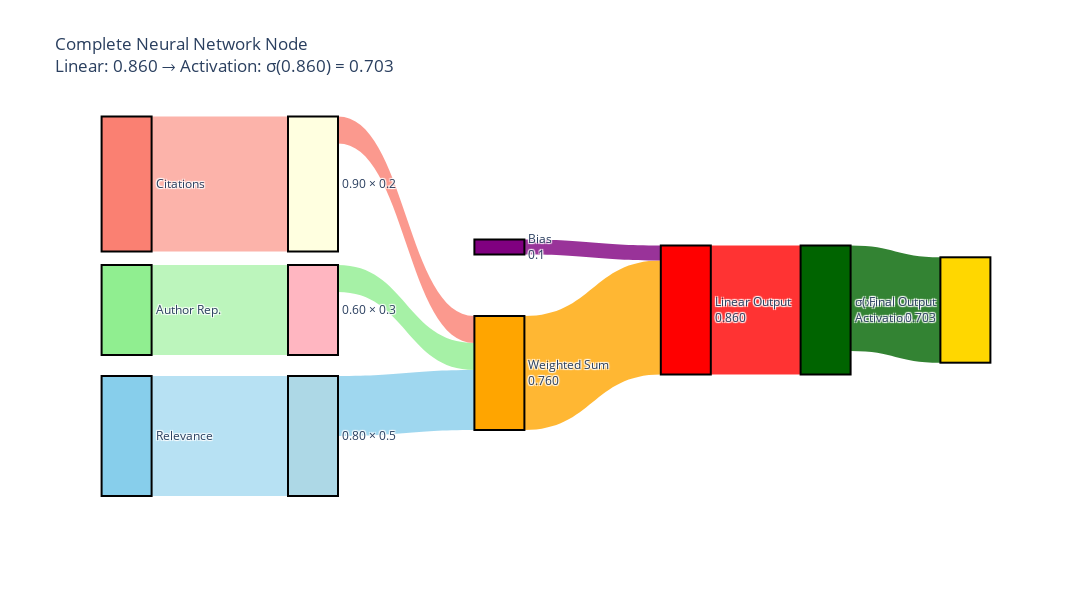

The notebook cell this image was saved under:
### Markdown cell above
### Lets make a neuron deciding whether to recommend a research paper

### Code cell
# SKIP THIS CODE BLOCK - Visualization only, no need to read or understand


import plotly.graph_objects as go
import plotly.express as px

# Your data (replace with your actual values)
inputs = [0.8, 0.6, 0.9]  # Relevance, Author Rep., Citations
weights = [0.5, 0.3, 0.2]  # Corresponding weights
bias = 0.1  # Bias term
categories = ['Relevance', 'Author Rep.', 'Citations']

# Calculate weighted contributions
contributions = [i * w for i, w in zip(inputs, weights)]
weighted_sum = sum(contributions)
linear_output = weighted_sum + bias

# Apply activation function (sigmoid as example)
import math
def sigmoid(x):
    return 1 / (1 + math.exp(-x))

activated_output = sigmoid(linear_output)

# Create Sankey diagram with multiplication emphasis and bias
fig = go.Figure(data=[go.Sankey(
    node = dict(
      pad = 20,
      thickness = 50,
      line = dict(color = "black", width = 2),
      label = categories + [f"{inp:.2f} × {w:.1f}" for inp, w in zip(inputs, weights)] + 
              [f"Weighted Sum<br>{weighted_sum:.3f}"] + [f"Bias<br>{bias:.1f}"] + 
              [f"Linear Output<br>{linear_output:.3f}"] + [f"σ(x)<br>Activation"] + [f"Final Output<br>{activated_output:.3f}"],
      color = ["skyblue", "lightgreen", "salmon", "lightblue", "lightpink", "lightyellow", "orange", "purple", "red", "darkgreen", "gold"],
      # Make nodes more circular with better positioning for activation
      x = [0.05, 0.05, 0.05, 0.25, 0.25, 0.25, 0.45, 0.45, 0.65, 0.8, 0.95],
      y = [0.8, 0.5, 0.2, 0.8, 0.5, 0.2, 0.65, 0.35, 0.5, 0.5, 0.5]
    ),
    link = dict(
      source = [0, 1, 2, 3, 4, 5, 6, 7, 8, 9],  # All source nodes
      target = [3, 4, 5, 6, 6, 6, 8, 8, 9, 10],  # Flow pattern with activation
      value = inputs + contributions + [weighted_sum, bias, linear_output, activated_output],  # All flow values
      color = ["rgba(135,206,235,0.6)", "rgba(144,238,144,0.6)", "rgba(250,128,114,0.6)",
               "rgba(135,206,235,0.8)", "rgba(144,238,144,0.8)", "rgba(250,128,114,0.8)",
               "rgba(255,165,0,0.8)", "rgba(128,0,128,0.8)", "rgba(255,0,0,0.8)", "rgba(0,100,0,0.8)"]
    ))])

fig.update_layout(
    title_text=f"Complete Neural Network Node<br>Linear: {linear_output:.3f} → Activation: σ({linear_output:.3f}) = {activated_output:.3f}",
    font_size=12,
    width=1400,
    height=600
)

fig.show()

# Alternative: More detailed version with intermediate nodes
print("\n" + "="*60)
print("COMPLETE NEURAL NETWORK NODE BREAKDOWN:")
print("="*60)
for i, (cat, inp, weight, contrib) in enumerate(zip(categories, inputs, weights, contributions)):
    print(f"{cat}: {inp:.2f} × {weight:.1f} = {contrib:.3f}")
print(f"Weighted Sum: {' + '.join([f'{c:.3f}' for c in contributions])} = {weighted_sum:.3f}")
print(f"Add Bias: {weighted_sum:.3f} + {bias:.1f} = {linear_output:.3f}")
print(f"Apply Activation: σ({linear_output:.3f}) = {activated_output:.3f}")
print(f"Final Activated Output: {activated_output:.3f}")
print("="*60)

### Figure 1 — Plotly figure (JSON) as saved in the notebook; plotly's stock layout.template omitted (floating-point values rounded to 4 significant figures)
{"data": [{"link": {"color": ["rgba(135,206,235,0.6)", "rgba(144,238,144,0.6)", "rgba(250,128,114,0.6)", "rgba(135,206,235,0.8)", "rgba(144,238,144,0.8)", "rgba(250,128,114,0.8)", "rgba(255,165,0,0.8)", "rgba(128,0,128,0.8)", "rgba(255,0,0,0.8)", "rgba(0,100,0,0.8)"], "source": [0, 1, 2, 3, 4, 5, 6, 7, 8, 9], "target": [3, 4, 5, 6, 6, 6, 8, 8, 9, 10], "value": [0.8, 0.6, 0.9, 0.4, 0.18, 0.18, 0.76, 0.1, 0.86, 0.7027]}, "node": {"color": ["skyblue", "lightgreen", "salmon", "lightblue", "lightpink", "lightyellow", "orange", "purple", "red", "darkgreen", "gold"], "label": ["Relevance", "Author Rep.", "Citations", "0.80 × 0.5", "0.60 × 0.3", "0.90 × 0.2", "Weighted Sum<br>0.760", "Bias<br>0.1", "Linear Output<br>0.860", "σ(x)<br>Activation", "Final Output<br>0.703"], "line": {"color": "black", "width": 2}, "pad": 20, "thickness": 50, "x": [0.05, 0.05, 0.05, 0.25, 0.25, 0.25, 0.45, 0.45, 0.65, 0.8, 0.95], "y": [0.8, 0.5, 0.2, 0.8, 0.5, 0.2, 0.65, 0.35, 0.5, 0.5, 0.5]}, "type": "sankey"}], "layout": {"font": {"size": 12}, "height": 600, "title": {"text": "Complete Neural Network Node<br>Linear: 0.860 → Activation: σ(0.860) = 0.703"}, "width": 1400}}
